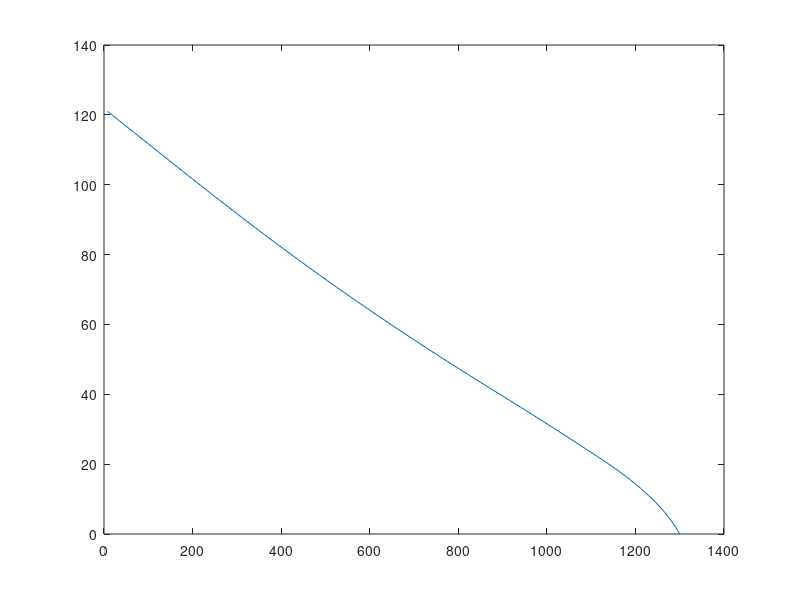

MATLAB code for this plot:
home
close all
clear all

%Accessing the 'data' folder on github
addpath('..\..\data')

%Loading stable solutions
forward = load('fwdgeo120.txt');

%%

dx = linspace(1,120,length(forward));
dy = dx;
[X,Y] = meshgrid(dx,dy);


%Plotting the data
figure(1)
contourf(X,Y,forward,'ShowText','on'); %Crank-Nicolson
colorbar
title('Contour') %Title
xlabel('x') %Labels and legend
ylabel('z')

%% one dimensional plotter

Temp=forward(:,50);
z=linspace(0,121,length(Temp));
z=z';
plot(Temp,z)

format long
y=polyfit(Temp,z,2);
